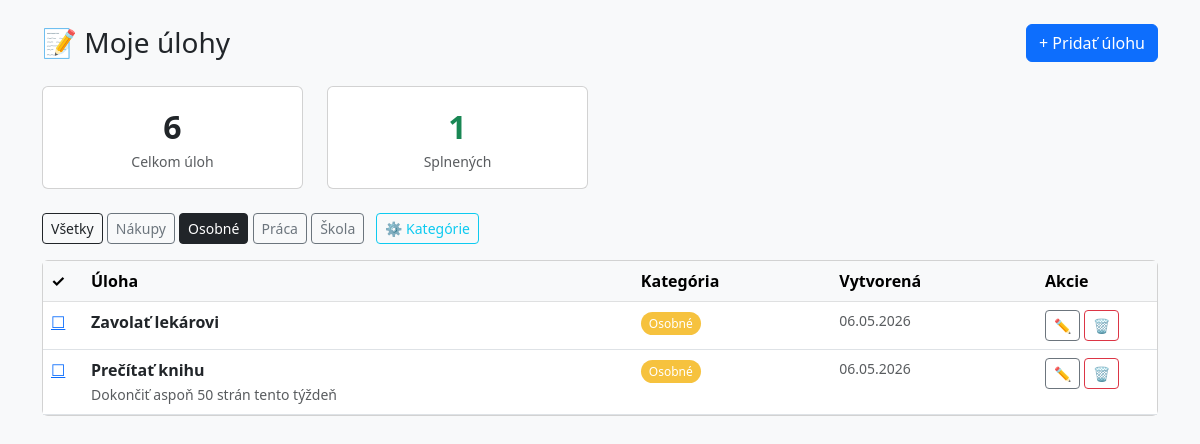
The app's page /index.php?kategoria=3 with its own data.
### tables this page shows
CREATE TABLE IF NOT EXISTS kategorie (
  id        INT AUTO_INCREMENT PRIMARY KEY,
  nazov     VARCHAR(100) NOT NULL,
  farba     VARCHAR(7)   NOT NULL DEFAULT '#6c757d'
   
);

CREATE TABLE IF NOT EXISTS ulohy (
  id              INT AUTO_INCREMENT PRIMARY KEY,
  nazov           VARCHAR(255) NOT NULL,
  popis           TEXT,
  hotova          TINYINT(1)   NOT NULL DEFAULT 0,   
  kategoria_id    INT,
  datum_vytvorenia DATETIME    NOT NULL DEFAULT CURRENT_TIMESTAMP,
  FOREIGN KEY (kategoria_id) REFERENCES kategorie(id) ON DELETE SET NULL
);

### index.php (the view, shortened to what this page needs)
<?php
include "db.php";
$filter_kategoria = isset($_GET['kategoria']) ? (int)$_GET['kategoria'] : 0;
$sql = "
    SELECT u.*, k.nazov AS kat_nazov, k.farba AS kat_farba
    FROM ulohy u
    LEFT JOIN kategorie k ON u.kategoria_id = k.id
";
if ($filter_kategoria > 0) {
    $sql .= " WHERE u.kategoria_id = $filter_kategoria";
}
$sql .= " ORDER BY u.hotova ASC, u.datum_vytvorenia DESC";
$vysledok = mysqli_query($conn, $sql);
$kategorie = mysqli_query($conn, "SELECT * FROM kategorie ORDER BY nazov");
$stat = mysqli_query($conn, "SELECT COUNT(*) as celkom, SUM(hotova) as splnene FROM ulohy");
$stat_row = mysqli_fetch_assoc($stat);
?>
<!DOCTYPE html>
<html lang="sk">
<head>
  <link href="https://cdn.jsdelivr.net/npm/bootstrap@5.3.0/dist/css/bootstrap.min.css" rel="stylesheet">
</head>
<body class="bg-light">
<div class="container py-4">
  <div class="d-flex justify-content-between align-items-center mb-4">
    <h1 class="h3 mb-0">📝 Moje úlohy</h1>
    <a href="pridat.php" class="btn btn-primary">+ Pridať úlohu</a>
  </div>
  <div class="row mb-4">
    <div class="col-6 col-md-3">
      <div class="card text-center p-3">
        <div class="fs-2 fw-bold"><?= $stat_row['celkom'] ?></div>
        <div class="text-muted small">Celkom úloh</div>
      </div>
    </div>
    <div class="col-6 col-md-3">
      <div class="card text-center p-3">
        <div class="fs-2 fw-bold text-success"><?= (int)$stat_row['splnene'] ?></div>
        <div class="text-muted small">Splnených</div>
      </div>
    </div>
  </div>
  <div class="mb-3">
    <a href="index.php" class="btn btn-sm <?= $filter_kategoria == 0 ? 'btn-dark' : 'btn-outline-dark' ?>">
      Všetky
    </a>
    <?php
    mysqli_data_seek($kategorie, 0);
    while ($kat = mysqli_fetch_assoc($kategorie)):
    ?>
      <a href="index.php?kategoria=<?= $kat['id'] ?>"
         class="btn btn-sm <?= $filter_kategoria == $kat['id'] ? 'btn-dark' : 'btn-outline-secondary' ?>">
        <?= htmlspecialchars($kat['nazov']) ?>
      </a>
    <?php endwhile; ?>
    <a href="kategorie.php" class="btn btn-sm btn-outline-info ms-2">⚙ Kategórie</a>
  </div>
  <div class="card">
    <table class="table table-hover mb-0">
      <thead class="table-light">
        <tr>
          <th width="40">✓</th>
          <th>Úloha</th>
          <th>Kategória</th>
          <th>Vytvorená</th>
          <th width="120">Akcie</th>
        </tr>
      </thead>
      <tbody>
        <?php while ($uloha = mysqli_fetch_assoc($vysledok)): ?>
          <tr class="<?= $uloha['hotova'] ? 'uloha-splnena' : '' ?>">
            <td>
              <a href="index.php?toggle=<?= $uloha['id'] ?>" title="Označiť">
                <?= $uloha['hotova'] ? '☑' : '☐' ?>
              </a>
            </td>
            <td>
              <strong><?= htmlspecialchars($uloha['nazov']) ?></strong>
              <?php if ($uloha['popis']): ?>
                <br><small class="text-muted"><?= htmlspecialchars($uloha['popis']) ?></small>
              <?php endif; ?>
            </td>
            <td>
              <?php if ($uloha['kat_nazov']): ?>
                <span class="kat-badge" style="background:<?= $uloha['kat_farba'] ?>">
                  <?= htmlspecialchars($uloha['kat_nazov']) ?>
                </span>
              <?php else: ?>
                <span class="text-muted small">—</span>
              <?php endif; ?>
            </td>
            <td class="text-muted small">
              <?= date('d.m.Y', strtotime($uloha['datum_vytvorenia'])) ?>
            </td>
            <td>
              <a href="upravit.php?id=<?= $uloha['id'] ?>" class="btn btn-sm btn-outline-secondary">✏</a>
              <a href="zmazat.php?id=<?= $uloha['id'] ?>"
                 class="btn btn-sm btn-outline-danger"
                 onclick="return confirm('Naozaj zmazať túto úlohu?')">🗑</a>
            </td>
          </tr>
        <?php endwhile; ?>
      </tbody>
    </table>
  </div>
</div>
</body>
</html>

### index.php (style rules this page uses)
.kat-badge { font-size: 0.75rem; padding: 3px 8px; border-radius: 12px; color: #fff; }

### records on screen
kategorie: nazov "Nákupy"
kategorie: nazov "Osobné"
kategorie: nazov "Práca"
kategorie: nazov "Škola"
ulohy: nazov "Zavolať lekárovi", kategoria.nazov "Osobné", datum_vytvorenia "06.05.2026"
ulohy: nazov "Prečítať knihu", popis "Dokončiť aspoň 50 strán tento týždeň", kategoria.nazov "Osobné", datum_vytvorenia "06.05.2026"

### other values on screen
$stat_row['celkom'] "6"
$stat_row['splnene'] "1"
